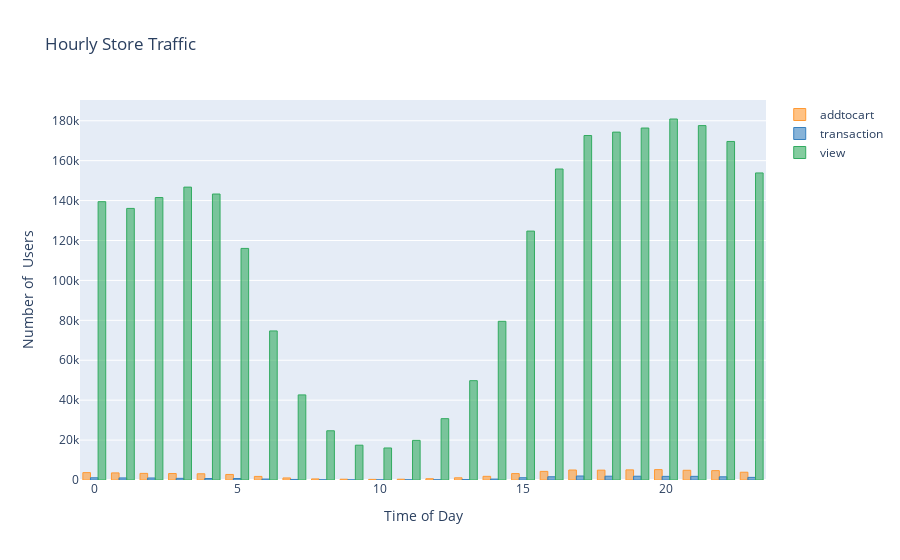

Notebook source saved alongside this figure:
### Code cell
#Check the peak hrs
layout= dict(title="Hourly Store Traffic", xaxis_title="Time of Day", yaxis_title="Number of  Users")
grp_by_hr_event_type['visitorid'].unstack(1).iplot(kind="bar", layout=layout)

### Figure 1 — Plotly figure (JSON) as saved in the notebook; plotly's stock layout.template omitted (floating-point values rounded to 4 significant figures)
{"data": [{"marker": {"color": "rgba(255, 153, 51, 0.6)", "line": {"color": "rgba(255, 153, 51, 1.0)", "width": 1}}, "name": "addtocart", "orientation": "v", "text": "", "type": "bar", "x": [0, 1, 2, 3, 4, 5, 6, 7, 8, 9, 10, 11, 12, 13, 14, 15, 16, 17, 18, 19, 20, 21, 22, 23], "y": [3705, 3556, 3315, 3244, 3117, 2777, 1797, 1025, 538, 395, 304, 387, 643, 1102, 1839, 3218, 4314, 5008, 4947, 5075, 5194, 4870, 4704, 3892]}, {"marker": {"color": "rgba(55, 128, 191, 0.6)", "line": {"color": "rgba(55, 128, 191, 1.0)", "width": 1}}, "name": "transaction", "orientation": "v", "text": "", "type": "bar", "x": [0, 1, 2, 3, 4, 5, 6, 7, 8, 9, 10, 11, 12, 13, 14, 15, 16, 17, 18, 19, 20, 21, 22, 23], "y": [1119, 1037, 1012, 836, 747, 747, 477, 278, 106, 70, 57, 84, 103, 215, 455, 1138, 1621, 2000, 1907, 1891, 1817, 1829, 1600, 1311]}, {"marker": {"color": "rgba(50, 171, 96, 0.6)", "line": {"color": "rgba(50, 171, 96, 1.0)", "width": 1}}, "name": "view", "orientation": "v", "text": "", "type": "bar", "x": [0, 1, 2, 3, 4, 5, 6, 7, 8, 9, 10, 11, 12, 13, 14, 15, 16, 17, 18, 19, 20, 21, 22, 23], "y": [139454, 136080, 141527, 146751, 143289, 116034, 74691, 42633, 24660, 17440, 16044, 19857, 30733, 49767, 79519, 124718, 155820, 172603, 174312, 176358, 180879, 177573, 169627, 153849]}], "layout": {"autosize": true, "title": {"text": "Hourly Store Traffic"}, "xaxis": {"autorange": true, "range": [-0.5, 23.5], "title": {"text": "Time of Day"}, "type": "linear"}, "yaxis": {"autorange": true, "range": [0, 190400.0], "title": {"text": "Number of  Users"}, "type": "linear"}}}
